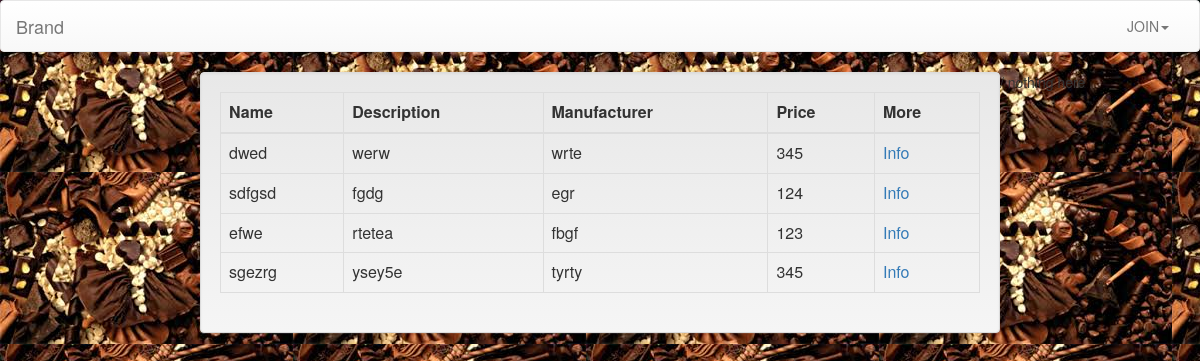
The app's page /, older data.
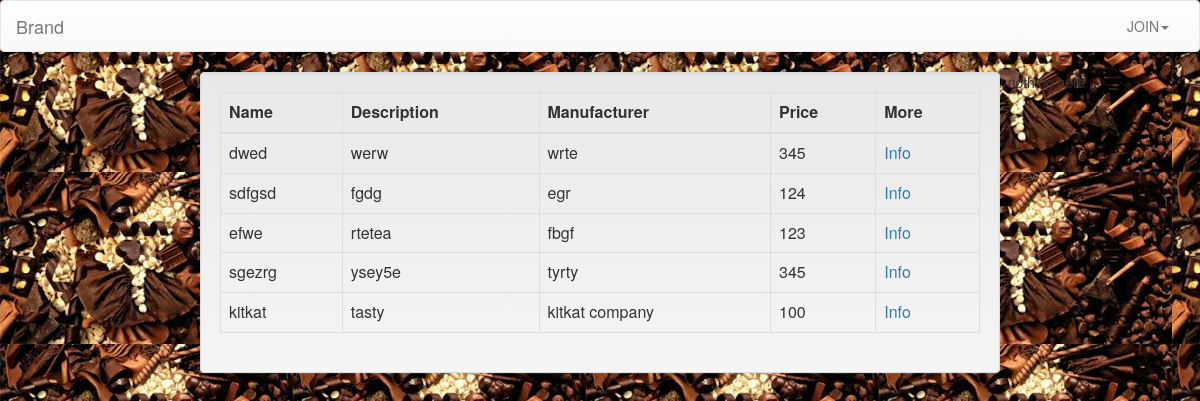
The same page, newer data.
### register/models.py (models this page shows)
class Chocolate(models.Model):
    id = models.AutoField(primary_key=True)
    name = models.CharField(_('Chocolate Name'),max_length=100,blank=True )
    description = models.CharField(_('Chocolate Description'),max_length=1000,blank=True )
    manufacturer = models.CharField(_('Chocolate Manufacturer'),max_length=100,blank=True )
    price = models.IntegerField(_('Chocolate Price'),
                                 validators=[MaxValueValidator(1000), MinValueValidator(0)],
                                 help_text=_('4 digits maximum'), blank=True, null=True)

### register/views.py (the view)
# urls.py: 2. Add a URL to urlpatterns:  url(r'^$', Home.as_view(), name='home')
class Home(ListView):
      template_name = "index.html"
      def get_queryset(self):
          return Chocolate.objects.all()

### register/templates/index.html
{% extends "base.html" %}
{% load staticfiles %}
{% block body %}
<div class="col-md-8 col-md-offset-2 well">
<table class="table table-hover table-bordered table-responsive">
    <thead>
    <tr>
        <th>
            Name
        </th>
        <th>
            Description
        </th>
        <th>
            Manufacturer
        </th>
        <th>
            Price
        </th>
           <th>
            More
        </th>
    </tr>
    </thead>
    <tbody>
    {% for item in object_list %}
        <tr>
            <td> {{ item.name }} </td>
            <td> {{ item.description }}</td>
            <td> {{ item.manufacturer }}</td>
            <td> {{ item.price }}</td>
            <td> <a href="{% url 'chocolate_info' item.id %}">Info</a> </td>
        </tr>
    {% endfor %}
    </tbody>
</table>
</div>
/
{% if user.is_anonymous %}
   nothing here
{% else %}
<div class="col-md-6 col-md-offset-5" style="padding-top: 10%;">
  <a href="{% url 'add_chocolate' %}">
      <button class="btn btn-primary">Add a choclate</button>
  </a>
</div>
{% endif %}
{% endblock body %}

Row changes from the older to the newer data that the page shows:
added Chocolate: name "kitkat", description "tasty", manufacturer "kitkat company", price "100"
